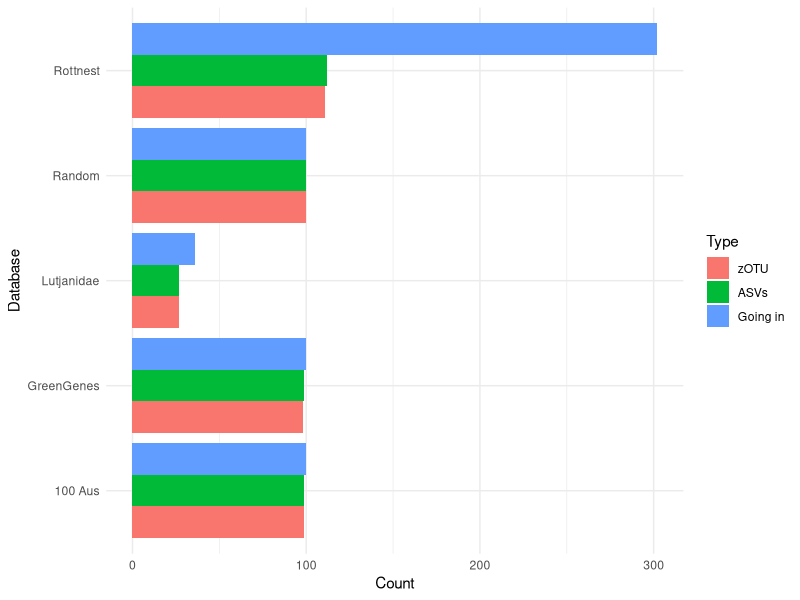

The R source for this figure:
## ---- chunk 1
library(tidyverse)
## ---- chunk 2
data <- read_tsv('data/asvs_per_classifier.csv')
## ---- chunk 3
data |> pivot_longer(-c(Database, Marker)) |> 
  mutate(name = factor(name, levels = rev(c('Going in', 'ASVs', 'zOTU')))) |> 
  rename(Type = name) |> 
  ggplot(aes(x= Database, y = value, fill=Type)) + geom_col(position = 'dodge') + 
  ylab('Count') + theme_minimal() + coord_flip()
